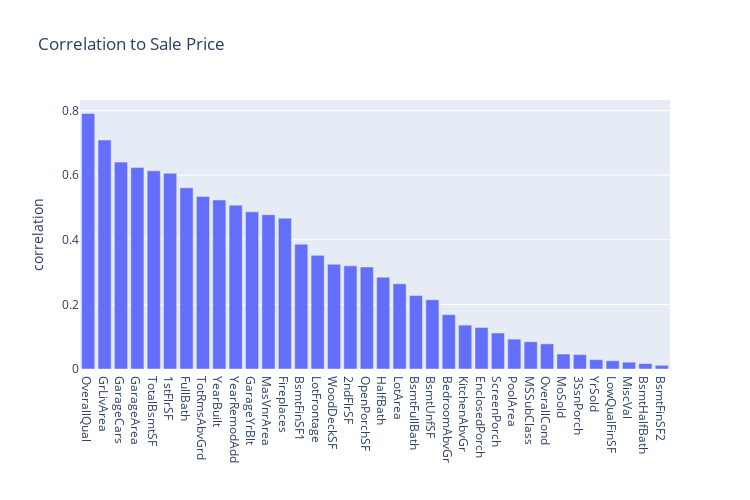

Here is the notebook cell this chart was saved with:
### Markdown cell above
#### Barchart: Correlation to SalePrice

### Code cell
df_corr = df_train.corrwith(df_train['SalePrice']).abs().sort_values(ascending=False)[2:]

data = go.Bar(x=df_corr.index, 
              y=df_corr.values )
       
layout = go.Layout(title = 'Correlation to Sale Price', 
                   xaxis = dict(title = ''), 
                   yaxis = dict(title = 'correlation'),
                   autosize=False, width=750, height=500,)

fig = dict(data = [data], layout = layout)
iplot(fig)

### Figure 1 — Plotly figure (JSON) as saved in the notebook; plotly's stock layout.template omitted (floating-point values rounded to 4 significant figures)
{"data": [{"type": "bar", "x": ["OverallQual", "GrLivArea", "GarageCars", "GarageArea", "TotalBsmtSF", "1stFlrSF", "FullBath", "TotRmsAbvGrd", "YearBuilt", "YearRemodAdd", "GarageYrBlt", "MasVnrArea", "Fireplaces", "BsmtFinSF1", "LotFrontage", "WoodDeckSF", "2ndFlrSF", "OpenPorchSF", "HalfBath", "LotArea", "BsmtFullBath", "BsmtUnfSF", "BedroomAbvGr", "KitchenAbvGr", "EnclosedPorch", "ScreenPorch", "PoolArea", "MSSubClass", "OverallCond", "MoSold", "3SsnPorch", "YrSold", "LowQualFinSF", "MiscVal", "BsmtHalfBath", "BsmtFinSF2"], "y": [0.791, 0.7086, 0.6404, 0.6234, 0.6136, 0.6059, 0.5607, 0.5337, 0.5229, 0.5071, 0.4864, 0.4775, 0.4669, 0.3864, 0.3518, 0.3244, 0.3193, 0.3159, 0.2841, 0.2638, 0.2271, 0.2145, 0.1682, 0.1359, 0.1286, 0.1114, 0.0924, 0.08428, 0.07786, 0.04643, 0.04458, 0.02892, 0.02561, 0.02119, 0.01684, 0.01138]}], "layout": {"autosize": false, "height": 500, "title": {"text": "Correlation to Sale Price"}, "width": 750, "xaxis": {"title": {"text": ""}}, "yaxis": {"title": {"text": "correlation"}}}}
